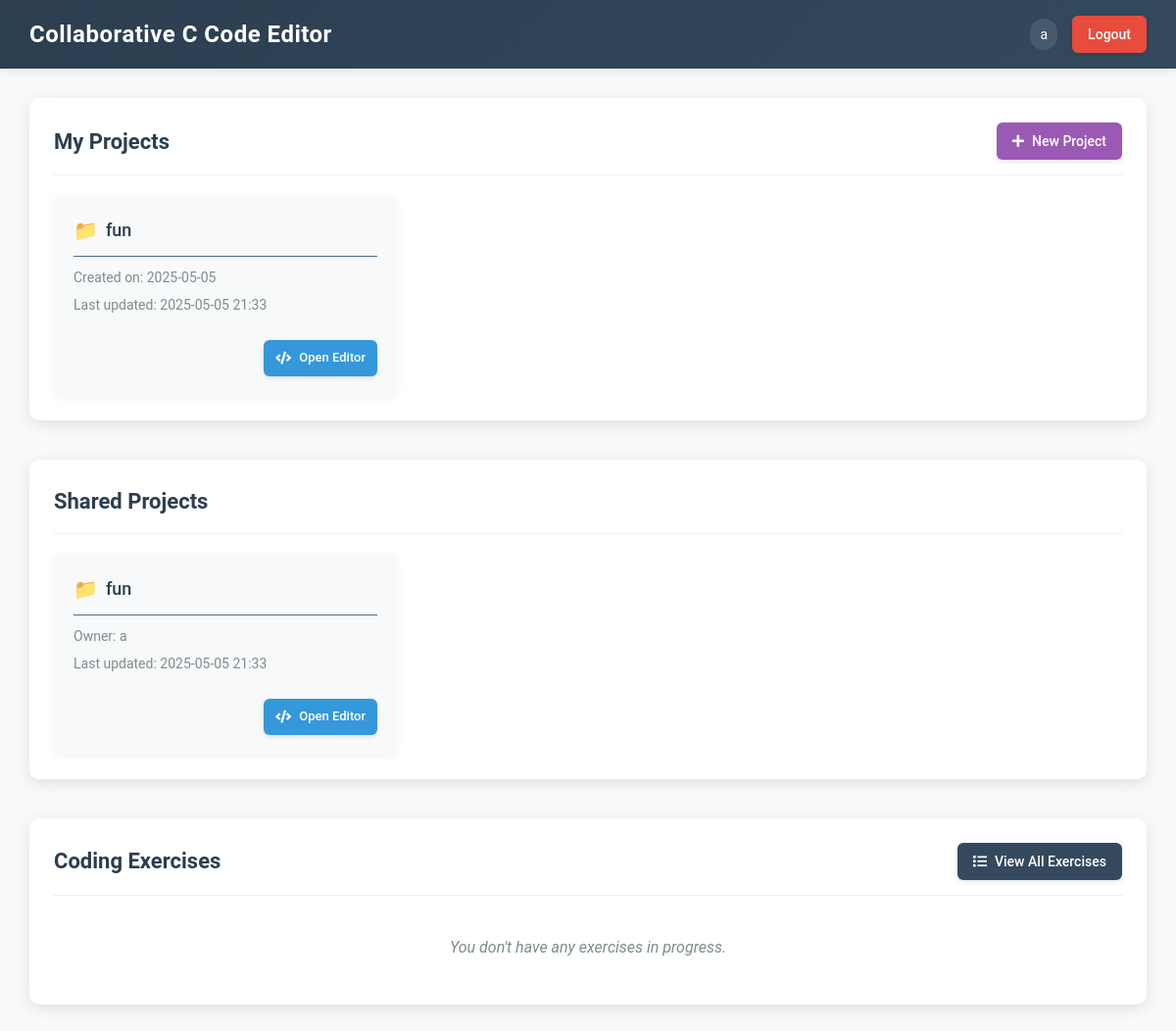
Page /dashboard (signed in) on the committed database.
### models.py (models this page shows, shortened)
class Project(db.Model):
    id = db.Column(db.Integer, primary_key=True)
    name = db.Column(db.String(100), nullable=False)
    content = db.Column(db.Text, nullable=True)
    created_at = db.Column(db.DateTime, default=datetime.utcnow)
    updated_at = db.Column(db.DateTime, default=datetime.utcnow, onupdate=datetime.utcnow)
    owner_id = db.Column(db.Integer, db.ForeignKey('user.id'), nullable=False)

### server.py (the view)
@app.route("/dashboard")
def dashboard():
    if 'user_id' not in session:
        return redirect(url_for('login'))
    user_id = session['user_id']
    user = User.query.get(user_id)
    owned_projects = Project.query.filter_by(owner_id=user_id).all()
    collaborated_projects = user.collaborated_projects
    in_progress_exercises = ExerciseProgress.query.filter_by(
        user_id=user_id,
        status='in_progress'
    ).join(Exercise).all()
    project_owners = {}
    for project in owned_projects + collaborated_projects:
        if project.owner_id not in project_owners:
            owner = User.query.get(project.owner_id)
            project_owners[project.owner_id] = owner.username if owner else "Unknown"
    return render_template(
        'dashboard.html',
        username=user.username,
        owned_projects=owned_projects,
        collaborated_projects=collaborated_projects,
        in_progress_exercises=in_progress_exercises,
        project_owners=project_owners  # Pass owner usernames
    )

### templates/dashboard.html (shortened to what this page needs)
<!DOCTYPE html>
<html lang="en">
<head>
    <link rel="stylesheet" href="{{ url_for('static', filename='style.css') }}">
    <link rel="stylesheet" href="https://cdnjs.cloudflare.com/ajax/libs/font-awesome/5.15.3/css/all.min.css">
</head>
<body>
    <div class="header">
        <h1>Collaborative C Code Editor</h1>
        <div class="user-info">
            <span id="current-username">{{ username }}</span>
            <a href="{{ url_for('logout') }}" class="btn logout-btn">Logout</a>
        </div>
    </div>
    <div class="dashboard-container">
        <div class="dashboard-section">
            <div class="section-header">
                <h2>My Projects</h2>
                <a href="{{ url_for('new_project') }}" class="btn create-btn">
                    <i class="fas fa-plus"></i> New Project
                </a>
            </div>
            <div class="project-list">
                {% if owned_projects %}
                    {% for project in owned_projects %}
                        <div class="project-card">
                            <div class="project-info">
                                <h3>{{ project.name }}</h3>
                                <p>Created on: {{ project.created_at.strftime('%Y-%m-%d') }}</p>
                                <p>Last updated: {{ project.updated_at.strftime('%Y-%m-%d %H:%M') }}</p>
                            </div>
                            <div class="project-actions">
                                <a href="{{ url_for('project', project_id=project.id) }}" class="btn action-btn open-btn">
                                    <i class="fas fa-code"></i> Open Editor
                                </a>
                            </div>
                        </div>
                    {% endfor %}
                {% else %}
                    <p class="no-items">You don't have any projects yet.</p>
                {% endif %}
            </div>
        </div>
        <div class="dashboard-section">
            <div class="section-header">
                <h2>Shared Projects</h2>
            </div>
            <div class="project-list">
                {% if collaborated_projects %}
                    {% for project in collaborated_projects %}
                        <div class="project-card">
                            <div class="project-info">
                                <h3>{{ project.name }}</h3>
                                <p>Owner: {{ project_owners[project.owner_id] }}</p>
                                <p>Last updated: {{ project.updated_at.strftime('%Y-%m-%d %H:%M') }}</p>
                            </div>
                            <div class="project-actions">
                                <a href="{{ url_for('project', project_id=project.id) }}" class="btn action-btn open-btn">
                                    <i class="fas fa-code"></i> Open Editor
                                </a>
                            </div>
                        </div>
                    {% endfor %}
                {% else %}
                    <p class="no-items">No projects have been shared with you yet.</p>
                {% endif %}
            </div>
        </div>
        <div class="dashboard-section">
            <div class="section-header">
                <h2>Coding Exercises</h2>
                <a href="{{ url_for('exercises') }}" class="btn view-all-btn">
                    <i class="fas fa-list"></i> View All Exercises
                </a>
            </div>
            <div class="exercise-list">
                {% if in_progress_exercises %}
                    {% for progress in in_progress_exercises %}
                        <div class="exercise-card">
                            <div class="exercise-info">
                                <h3>{{ progress.exercise.title }}</h3>
                                <p>Difficulty: {{ progress.exercise.difficulty }}</p>
                                <p>Status: In Progress</p>
                            </div>
                            <div class="exercise-actions">
                                <a href="{{ url_for('exercise', exercise_id=progress.exercise.id) }}" class="btn action-btn continue-btn">
                                    <i class="fas fa-play"></i> Continue
                                </a>
                            </div>
                        </div>
                    {% endfor %}
                {% else %}
                    <p class="no-items">You don't have any exercises in progress.</p>
                {% endif %}
            </div>
        </div>
    </div>
</body>
</html>

### static/style.css (style rules this page uses)
* { margin: 0; padding: 0; box-sizing: border-box; font-family: 'Roboto', 'Arial', sans-serif; }
body { background-color: #f8f9fa; color: #333; line-height: 1.6; }
.header { background: linear-gradient(135deg, #2c3e50, #34495e); color: white; padding: 15px 30px; display: flex; justify-content: space-between; align-items: center; height: 70px; box-shadow: 0 2px 10px rgba(0, 0, 0, 0.1); }
.header h1 { font-weight: 600; letter-spacing: 0.5px; font-size: 24px; }
.user-info { display: flex; align-items: center; gap: 15px; }
#current-username { background-color: rgba(255, 255, 255, 0.1); padding: 5px 10px; border-radius: 20px; font-size: 14px; }
.btn { padding: 8px 16px; background-color: #3498db; color: white; border: none; border-radius: 6px; cursor: pointer; text-decoration: none; font-size: 14px; transition: all 0.2s ease; display: inline-flex; align-items: center; justify-content: center; gap: 8px; font-weight: 500; box-shadow: 0 2px 5px rgba(0, 0, 0, 0.1); }
.logout-btn { background-color: #e74c3c; }
.action-btn { padding: 8px 12px; font-size: 13px; }
.create-btn { background-color: #9b59b6; }
.view-all-btn { background-color: #34495e; }
.project-info, .active-users, .chat-container { margin-bottom: 25px; }
.project-info h3, .active-users h3, .chat-container h3 { margin-bottom: 16px; padding-bottom: 10px; border-bottom: 1px solid #546d7e; color: #ecf0f1; font-size: 18px; font-weight: 500; display: flex; align-items: center; }
.project-info h3:before { content: "📁"; margin-right: 8px; font-size: 20px; }
.dashboard-container { padding: 30px; max-width: 1200px; margin: 0 auto; }
.dashboard-section { margin-bottom: 40px; background-color: white; border-radius: 10px; box-shadow: 0 4px 15px rgba(0, 0, 0, 0.1); padding: 25px; }
.section-header { display: flex; justify-content: space-between; align-items: center; margin-bottom: 20px; padding-bottom: 15px; border-bottom: 1px solid #eee; }
.section-header h2 { font-size: 22px; color: #2c3e50; font-weight: 600; }
.project-list, .exercise-list { display: grid; grid-template-columns: repeat(auto-fill, minmax(300px, 1fr)); gap: 20px; }
.project-card { background-color: #f8f9fa; border-radius: 8px; padding: 20px; box-shadow: 0 2px 10px rgba(0, 0, 0, 0.05); transition: transform 0.3s, box-shadow 0.3s; }
.project-info h3 { font-size: 18px; margin-bottom: 10px; color: #2c3e50; }
.project-info p { font-size: 14px; color: #7f8c8d; margin-bottom: 5px; }
.project-actions { margin-top: 15px; display: flex; justify-content: flex-end; }
.no-items { grid-column: 1 / -1; text-align: center; color: #7f8c8d; font-style: italic; padding: 20px; }

### rows in the picture
Project: name "fun", created_at "2025-05-05", updated_at "2025-05-05 21:33", project_owners "a"

### other values in the picture
{{ username }} "a"
